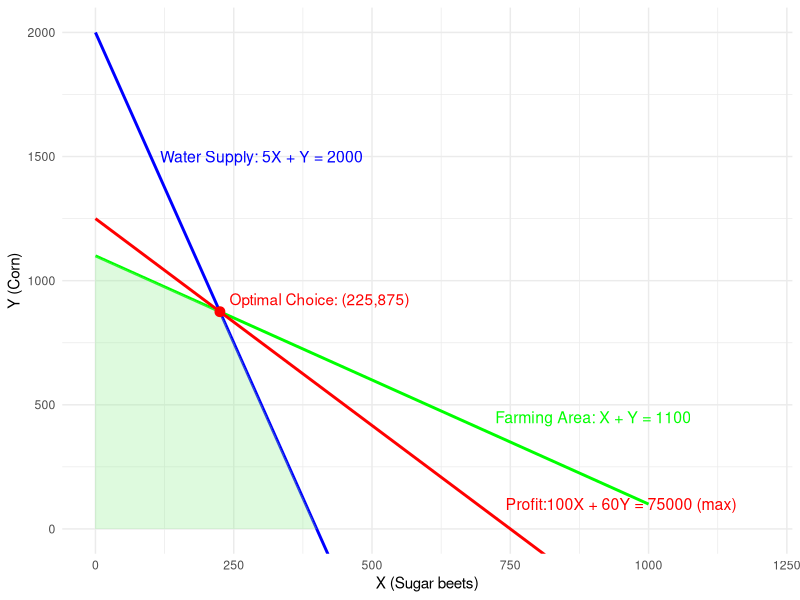

This figure's R source:
library(ggplot2)

# Define the constraints as functions
constraint1 <- function(x) (2000 - 5*x)   # Blue Line
constraint2 <- function(x) (1100 - x)      # Green Line
constraint3 <- function(x) (75000 - 100*x) / 60  # Red Line


# Generate x values
x_vals <- seq(0, 1000, length.out = 100)

# Compute corresponding y values
y1 <- constraint1(x_vals)
y2 <- constraint2(x_vals)
y3 <- constraint3(x_vals)

# Feasible region
feasible_x <- c(0, 0, 225, 400)
feasible_y <- c(0, 1100, 875, 0)

# Create plot
ggplot() +
  geom_line(aes(x_vals, y1), color = "blue", size = 1) +
  geom_line(aes(x_vals, y2), color = "green", size = 1) +
  geom_line(aes(x_vals, y3), color = "red", size = 1) +
  geom_polygon(aes(feasible_x, feasible_y), fill = "lightgreen", alpha = 0.3) +
  geom_point(aes(x = 225, y = 875), color = "red", size = 3) +
  
  # Display constraint equations
  annotate("text", x = 300, y = 1500, label = "Water Supply: 5X + Y = 2000", color = "blue", size = 4) +
  annotate("text", x = 900, y = 450, label = "Farming Area: X + Y = 1100", color = "green", size = 4) +
  annotate("text", x = 950, y = 100, label = "Profit:100X + 60Y = 75000 (max)", color = "red", size = 4) +
  
  annotate("text", x = 210, y = 925, label = "Optimal Choice: (225,875)", 
           color = "red", hjust = -0.1) +
  labs(x = "X (Sugar beets)",
       y = "Y (Corn)") +
  coord_cartesian(xlim = c(0, 1200), ylim = c(0, 2000)) +  # Adjusted axis limits
  theme_minimal()
